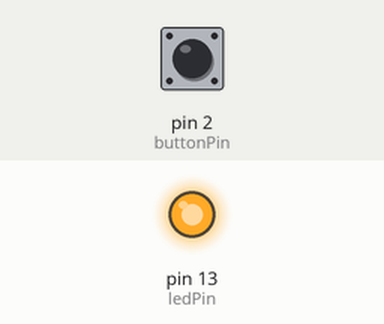
Simulated run of this sketch. Board: Arduino Uno, built with avr-gcc and run on an emulated ATmega328P. Shown: output pins drawn as LEDs (lit = HIGH). Dashed ring = blinking. Inputs (shaded band) come from the test bench; at power-on: pin 2 (buttonPin) HIGH. Pins used as bus, display or sensor lines are not drawn; what the sketch prints to the serial monitor is not drawn.

Above: at 1.2 s.
1.3 s: pin 2 (buttonPin) pulled LOW for 0.15 s
At 2.5 s:
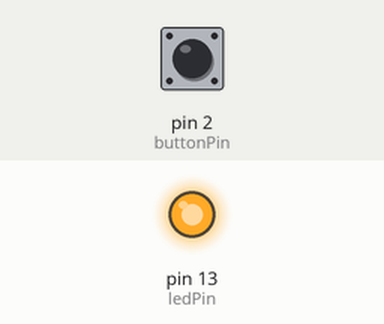
2.9 s: pin 2 (buttonPin) pulled LOW for 3.2 s
At 3.1 s:
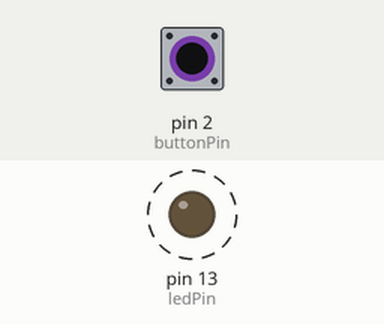
Timing chart, 0 to 7.6 s (numbered marks = the images above; inputs shaded):
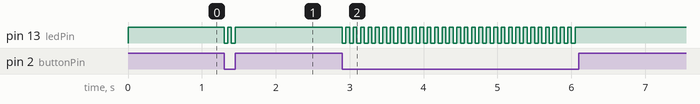

The sketch:

StrobeLightControllerFirmware.ino
```cpp
/*
   Strobe Light Controller Firmware
   Validated for devices: ESP8266 ESP-01
   Created at 2020-06-23 by Gustavo Rubin (gusrubin@gmail.com)
*/

const int buttonPin = 2; // the number of the pushbutton pin
const int ledPin =  LED_BUILTIN;// the number of the LED pin
const int lightPin =  0; // the number of the light pin

int buttonState = 0; // variable for reading the pushbutton status
int ledState = HIGH; // ledState used to set the LED

// Generally, you should use "unsigned long" for variables that hold time
// The value will quickly become too large for an int to store
unsigned long previousMillis = 0; // will store last time LED was updated

// constants won't change:
const long interval = 50; // interval at which to blink (milliseconds)

void setup() {
  Serial.begin(115200);
  Serial.println("Booting...");

  Serial.println("Setup GPIOs");
  pinMode(ledPin, OUTPUT); // Initialize the BUILTIN_LED pin as an output
  // initialize the light pin as an output:
  pinMode(lightPin, OUTPUT);
  digitalWrite(lightPin, HIGH);
  // initialize the pushbutton pin as an input:
  pinMode(buttonPin, INPUT);
}

void loop() {
  // here is where you'd put code that needs to be running all the time.
  // read the state of the pushbutton value:
  buttonState = digitalRead(buttonPin);

  // check to see if it's time to blink the LED; that is, if the difference
  // between the current time and last time you blinked the LED is bigger than
  // the interval at which you want to blink the LED.
  unsigned long currentMillis = millis();

  if (buttonState == LOW) {
    // Blink LED
    if (currentMillis - previousMillis >= interval) {
      // save the last time you blinked the LED
      previousMillis = currentMillis;

      // if the LED is off turn it on and vice-versa:
      if (ledState == LOW) {
        ledState = HIGH;
      } else {
        ledState = LOW;
      }

      // set the LED with the ledState of the variable:
      digitalWrite(ledPin, ledState);
      // set the light with the ledState of the variable:
      digitalWrite(lightPin, ledState);
    }
  } else {
    ledState = HIGH;
    // set the LED with the ledState of the variable:
    digitalWrite(ledPin, ledState);
    // set the light with the ledState of the variable:
    digitalWrite(lightPin, ledState);
  }
}
```

Measured:
- after the input at 1.3 s, pin 13 (ledPin): alternates HIGH for 0.05 s and LOW for 0.05 s, 4 changes in all, then stays HIGH, starting at once
- after the input at 2.9 s, pin 13 (ledPin): alternates HIGH for 0.05 s and LOW for 0.05 s, 64 changes in all, then stays HIGH, starting at once
